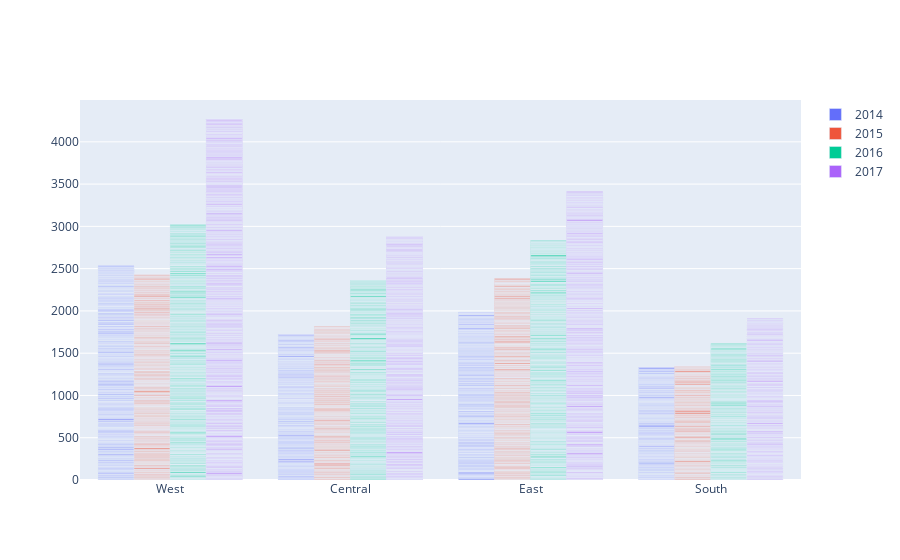

Source (notebook cell):
### Code cell
# making new dataframe of total quantity vs region
year_2014=df[df['Year']=='2014']
year_2015=df[df['Year']=='2015']
year_2016=df[df['Year']=='2016']
year_2017=df[df['Year']=='2017']

trace1 = go.Bar(
   x = year_2014['Region'].to_list(),
   y = year_2014['Quantity'].to_list(),
   name = '2014'
)
trace2 = go.Bar(
   x = year_2015['Region'].to_list(),
   y = year_2015['Quantity'].to_list(),
   name = '2015'
)
trace3 = go.Bar(
   x = year_2016['Region'].to_list(),
   y = year_2016['Quantity'].to_list(),
   name = '2016'
)
trace4 = go.Bar(
   x = year_2017['Region'].to_list(),
   y = year_2017['Quantity'].to_list(),
   name = '2017'
)

data = [trace1,trace2,trace3,trace4]
layout = go.Layout(barmode = 'group')
fig = go.Figure(data = data, layout = layout)
iplot(fig,animation_opts={'frame': {'duration': 2}})

### Figure 1 — Plotly figure (JSON) as saved in the notebook; plotly's stock layout.template omitted (floating-point values rounded to 4 significant figures; data arrays with more than 128 entries replaced by an {"elided": "..."} marker saying what was removed)
{"data": [{"name": "2014", "type": "bar", "x": {"elided": "1993 str values"}, "y": {"elided": "1993 int values"}}, {"name": "2015", "type": "bar", "x": {"elided": "2102 str values"}, "y": {"elided": "2102 int values"}}, {"name": "2016", "type": "bar", "x": {"elided": "2587 str values"}, "y": {"elided": "2587 int values"}}, {"name": "2017", "type": "bar", "x": {"elided": "3312 str values"}, "y": {"elided": "3312 int values"}}], "layout": {"barmode": "group"}}
